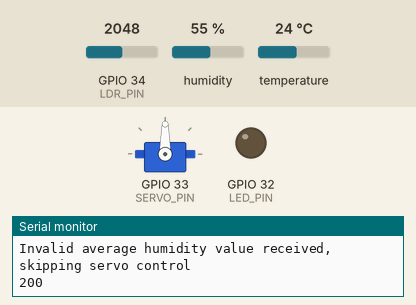
Recording of a sketch running on a simulated ESP32. Parts: servo, output pins drawn as LEDs (lit = HIGH), the last lines printed to the serial monitor. Inputs (shaded band) come from the test bench; at power-on: GPIO 34 (LDR_PIN) = 2048, humidity 55 %, temperature 24 °C. WiFi joins after 1.5 s; servers stay silent unless stated; uploads are accepted with an empty reply.

Above: at 2.7 s.
2.8 s: GPIO 34 (LDR_PIN) set to 60
At 13.1 s:
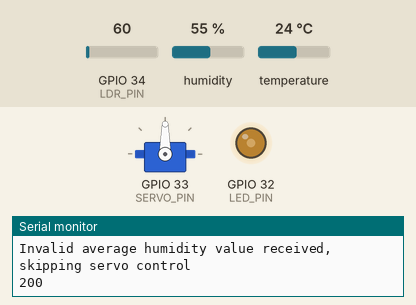
13.4 s: GPIO 34 (LDR_PIN) set to 0
At 22.9 s:
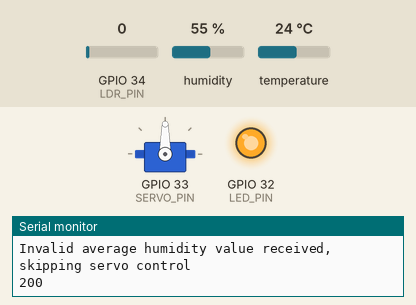
23.8 s: GPIO 34 (LDR_PIN) set to 80
At 33.6 s:
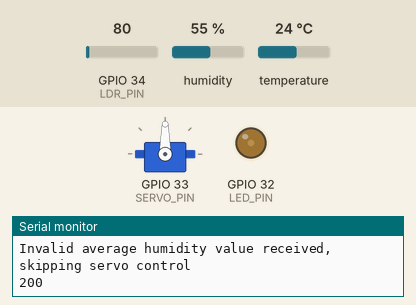
Timing chart, 0 to 35.1 s (numbered marks = the images above; inputs shaded):
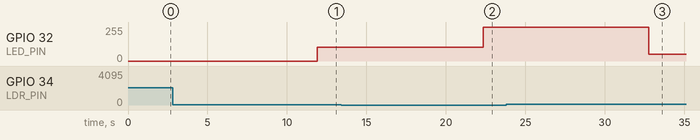

Measured:
- after the input at 2.8 s, GPIO 32 (LED_PIN): 0/255 → 102/255 after 9.1 s
- after the input at 13.4 s, GPIO 32 (LED_PIN): 102/255 → 255/255 after 8.9 s
- after the input at 23.8 s, GPIO 32 (LED_PIN): 255/255 → 51/255 after 8.9 s

The sketch:

final_project.ino
```cpp
#include <WiFi.h>
#include <HTTPClient.h>
#include <DHT.h>
#include <ESP32Servo.h>
#include <ArduinoJson.h>

// WiFi credentials
const char* ssid = "UUMWiFi_Guest";

#define DHTPIN  4          // Pin connected to the DHT22 sensor
#define DHTTYPE DHT22      // DHT 22  (AM2302)

// Initialize DHT sensor
DHT dht(DHTPIN, DHTTYPE);

// Define the LDR sensor pin
const int LDR_PIN = 34;

// Define the LED pin
const int LED_PIN = 32;

// Define the servo pin
const int SERVO_PIN = 33;
Servo myServo;  // Create a servo object

// Telegram bot credentials
const char* telegramBotToken = "7492279353:AAEvx3Pwv7L6kFljiUHdOSgl0t8mxkS6AJk";
const char* telegramChatID = "855004212";

void setup() {
  Serial.begin(115200);
  dht.begin();

  // Set the LED pin as output
  pinMode(LED_PIN, OUTPUT);

  // Attach the servo motor to the specified pin
  myServo.attach(SERVO_PIN);

  // Connect to WiFi
  Serial.print("Connecting to WiFi");
  WiFi.begin(ssid);
  while (WiFi.status() != WL_CONNECTED) {
    delay(500);
    Serial.print(".");
  }
  Serial.println("Connected to WiFi");
}

void sendTelegramMessage(String message) {
  if(WiFi.status() == WL_CONNECTED) {
    HTTPClient http;
    String url = String("https://api.telegram.org/bot") + telegramBotToken + "/sendMessage?chat_id=" + telegramChatID + "&text=" + message;
    http.begin(url);
    int httpResponseCode = http.GET();
    if(httpResponseCode > 0) {
      String response = http.getString();
      Serial.println(httpResponseCode);
      Serial.println(response);
    } else {
      Serial.print("Error on sending GET: ");
      Serial.println(httpResponseCode);
    }
    http.end();
  } else {
    Serial.println("WiFi Disconnected");
  }
}

void loop() {
  // Read sensor data
  float humidity = dht.readHumidity();
  float temperature = dht.readTemperature();
  int lightIntensity = analogRead(LDR_PIN);

  // Check if readings are valid
  if (isnan(humidity) || isnan(temperature)) {
    Serial.println("Failed to read from DHT sensor!");
    return;
  }

  // Print sensor data
  Serial.print("Temperature: ");
  Serial.print(temperature);
  Serial.print(" °C, Humidity: ");
  Serial.print(humidity);
  Serial.print(" %, Light Intensity: ");
  Serial.println(lightIntensity);

  // Send Telegram notification if temperature exceeds 40°C
  if (temperature >= 40) {
    sendTelegramMessage("Alert: Temperature has reached " + String(temperature) + " °C! Are you in Sahara desert?");
  }

  // Control LED brightness based on light intensity
  int ledBrightness = 0;
  if (lightIntensity >= 0 && lightIntensity <= 100) {
    ledBrightness = map(lightIntensity, 0, 100, 255, 0); // Inverted mapping for the range 0-100
  }
  analogWrite(LED_PIN, ledBrightness);

  // Fetch average humidity from Next.js website
  float avgHumidity = fetchAverageHumidity();
  Serial.print("Average Humidity: ");
  Serial.println(avgHumidity);

    // Control servo motor based on average humidity
  if (avgHumidity >= 90) {
    myServo.write(180);  // Turn servo to 180 degrees
    delay(500);  // Wait for the servo to move
    Serial.println("Servo turned on");
  } else if (avgHumidity > 0 && avgHumidity < 90) {
    myServo.write(90);  // Turn servo to 0 degrees
    delay(500);  // Wait for the servo to move
    Serial.println("Servo turned off");
  } else {
    Serial.println("Invalid average humidity value received, skipping servo control");
  }


  // Send data to the server
  if(WiFi.status() == WL_CONNECTED) {
    HTTPClient http;
    http.begin("http://104.248.152.28/insert_data.php");
    http.addHeader("Content-Type", "application/x-www-form-urlencoded");

    String httpRequestData = "temperature=" + String(temperature) + "&humidity=" + String(humidity) + "&light_intensity=" + String(lightIntensity);
    int httpResponseCode = http.POST(httpRequestData);

    if(httpResponseCode > 0) {
      String response = http.getString();
      Serial.println(httpResponseCode);
      Serial.println(response);
    } else {
      Serial.print("Error on sending POST: ");
      Serial.println(httpResponseCode);
    }
    http.end();
  } else {
    Serial.println("WiFi Disconnected");
  }

  // Wait for 10 seconds before the next reading
  delay(10000);
}

float fetchAverageHumidity() {
  if(WiFi.status() == WL_CONNECTED) {
    HTTPClient http;
    http.begin("https://temperature-humidity-light-intensity-in-real-time-using-esp32.vercel.app/api/averageHumidity");
    int httpResponseCode = http.GET();
    float avgHumidity = 0;
    if(httpResponseCode > 0) {
      String response = http.getString();
      Serial.println("Response: " + response);
      StaticJsonDocument<200> doc;
      DeserializationError error = deserializeJson(doc, response);
      if (!error) {
        avgHumidity = doc["avgHumidity"].as<float>();
        Serial.println(httpResponseCode);
        Serial.println(response);
      } else {
        Serial.print("Error parsing JSON: ");
        Serial.println(error.c_str());
      }
    } else {
      Serial.print("Error on fetching average humidity: ");
      Serial.println(httpResponseCode);
    }
    http.end();
    return avgHumidity;
  } else {
    Serial.println("WiFi Disconnected");
    return -1;
  }
}
```
